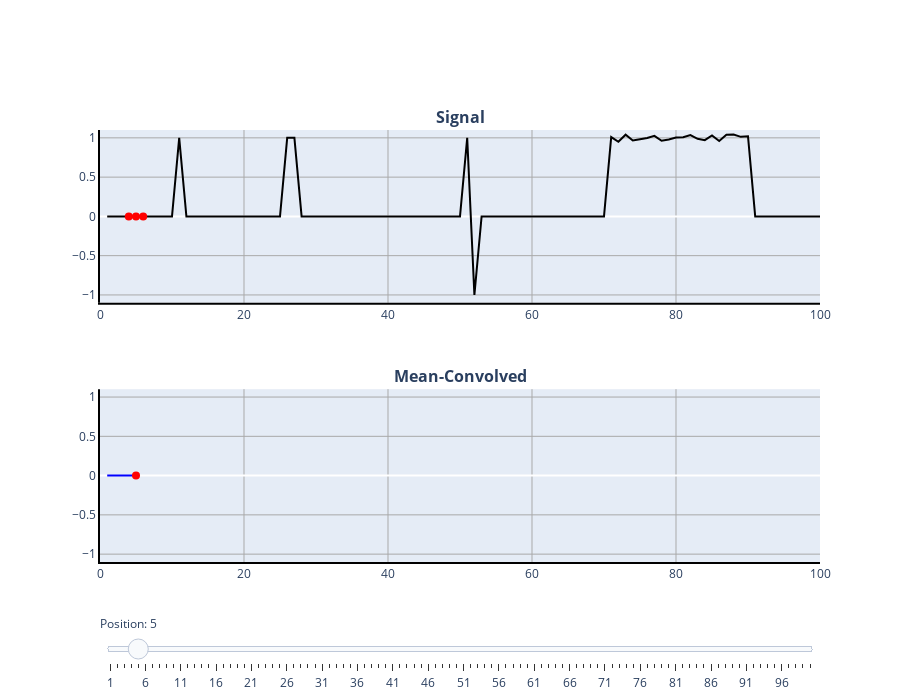

The notebook cell saved with this chart:
### Code cell
#| label: filtFig2cell

# Plot Figure 1

# Module imports

import matplotlib.pyplot as plt
import plotly.graph_objs as go
import numpy as np
from plotly import __version__
from plotly.offline import download_plotlyjs, init_notebook_mode, plot, iplot
from plotly.subplots import make_subplots
config={'showLink': False, 'displayModeBar': False}

init_notebook_mode(connected=True)

# PYTHON CODE

init_notebook_mode(connected=True)


## Setup for plots
fig = make_subplots(rows=2, cols=1, vertical_spacing = 0.2,
                    subplot_titles=(
    '<b>Signal</b>',
    '<b>Mean-Convolved</b>',))

# Setup signal
signal = np.zeros(100)
signal[10] = 1

signal[25:27] = 1

signal[50] = 1
signal[51] = -1

signal[50] = 1
signal[51] = -1

signal[70:90] = np.random.uniform(0.95,1.05,20)

# Compute convolution
convolved = np.zeros(101)

for ii in range(1,100):
    if ii <3 or ii>98:
        continue
    else:
        convolved[ii] = (signal[ii-1]+signal[ii]+signal[ii+1])/3

position = np.arange(1,101)

signal_line = [dict(
            visible = False,
            x = position,
            y = signal,
            name = "Signal",
            mode = 'lines',
            hoverinfo = "y",
            showlegend=False) for ii in range(len(position))]

signal_line[4]['visible'] = True

mean_points = []

mean_points.append(            
        dict(
                visible = False,
                x = position[0:2],
                y = np.array([0,0]),
                name = "Signal",
                hoverinfo = "y",
                showlegend=False
                ))

for ii in range(len(position)-2):
    mean_points.append(            
                dict(
                    visible = False,
                    x = position[ii:ii+3],
                    y = signal[ii:ii+3],
                    name = "Signal",
                    hoverinfo = "y",
                    showlegend=False))
      
mean_points.append(   
            dict(
                visible = False,
                x = position[-2:],
                y = np.array([0,0]),
                name = "Signal",
                hoverinfo = "y",
                showlegend=False
                ))
            
mean_points[4]['visible'] = True

convolved_line = [dict(
            visible = False,
            x = position,
            y = convolved[0:ii+1],
            name = "Mean-Convolved",
            mode = 'lines',
            hoverinfo = "y",
            showlegend=False) for ii in range(len(position))]

convolved_line[4]['visible'] = True


cur_point = []

for ii in range(len(position)):
    cur_point.append(            
                dict(
                    visible = False,
                    x = np.array(position[ii]),
                    y = np.array(convolved[ii]),
                    name = "Current point",
                    hoverinfo = "y",
                    showlegend=False))

cur_point[4]['visible'] = True


# Add traces
for ii in range(len(position)):
    fig.add_trace(go.Scatter(signal_line[ii], line=dict(color="black", width=2)), row= 1, col=1)

for ii in range(len(position)):
    fig.add_trace(go.Scatter(mean_points[ii], marker=dict(
        symbol='circle',
        color='red',
        size= 8,)
        ), row= 1, col=1)

for ii in range(len(position)):
    fig.add_trace(go.Scatter(convolved_line[ii], line=dict(color="blue", width=2)), row= 2, col=1)

for ii in range(len(position)):
    fig.add_trace(go.Scatter(cur_point[ii], marker=dict(
        symbol='circle',
        color='red',
        size= 8,)
        ), row= 2, col=1)

# Create and add slider
steps = []
      
for i in range(len(position)):
    step = dict(
        method="update",
        args=[{"visible": [False] * len(fig.data), "showlegend": [False] * len(fig.data)},],  # layout attribute
        label = str(i+1)
    )
    step["args"][0]["visible"][i] = True  # Toggle i'th trace to "visible"
    step["args"][0]["visible"][i+1*len(position)] = True  # Toggle i'th trace to "visible"
    step["args"][0]["visible"][i+2*len(position)] = True  # Toggle i'th trace to "visible"
    step["args"][0]["visible"][i+3*len(position)] = True  # Toggle i'th trace to "visible"

    steps.append(step)

sliders = [dict(
    active=4,
    currentvalue={"prefix": "Position: "},
    pad={"t": 50},
    steps=steps
)]

layout = go.Layout(
    width=900,
    height=700,
    margin=go.layout.Margin(
        l=100,
        r=80,
        b=100,
        t=130,
    ),
    xaxis=dict(
        showgrid=True,
        gridcolor='rgb(169,169,169)',
        linecolor='black',
        linewidth=2,
        range = [0,100]
    ),
    yaxis=dict(
        showgrid=True,
        gridcolor='rgb(169,169,169)',
        linecolor='black',
        linewidth=2,
        range = [-1.1,1.1]
    ),
    
    xaxis2=dict(
        showgrid=True,
        gridcolor='rgb(169,169,169)',
        linecolor='black',
        linewidth=2,
        range = [0,100]
    ),
    yaxis2=dict(
        showgrid=True,
        gridcolor='rgb(169,169,169)',
        linecolor='black',
        linewidth=2,
        range = [-1.1,1.1]
    ),
    
    legend=dict(
        x=0.25,
        y=1.3,
        traceorder='normal',
        font=dict(
            family='Times New Roman',
            size=12,
            color='#000'
        ),
        bordercolor='#000000',
        borderwidth=2
    ),
    sliders=sliders
)

fig.update_layout(layout)

iplot(fig, filename = 'fig2.html', config = config)
